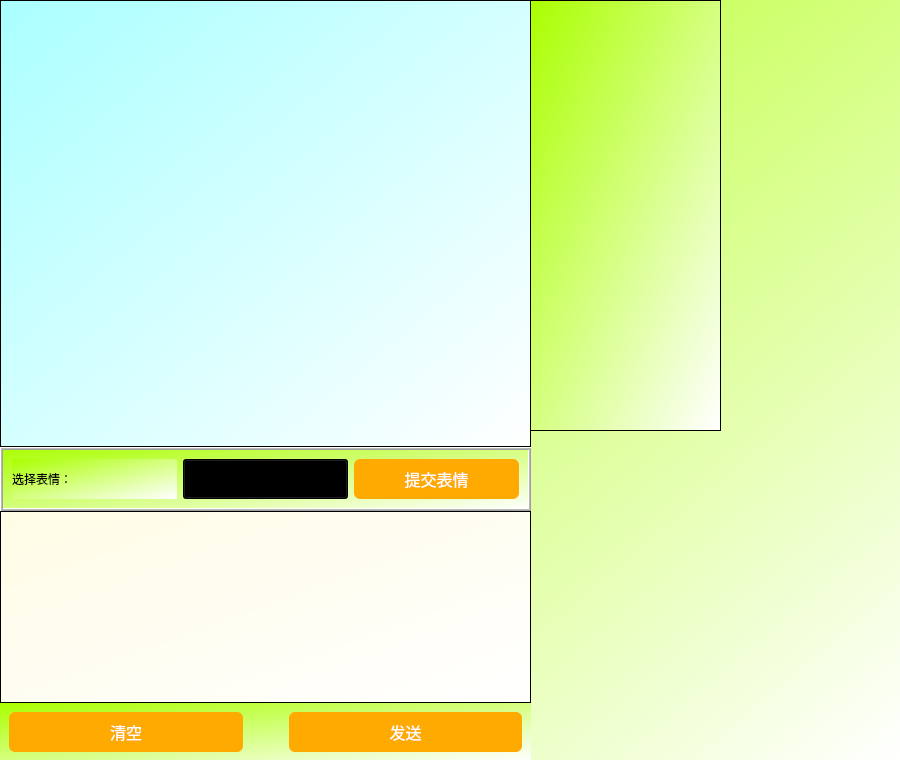
<?xml version="1.0" encoding="UTF-8"?>
<ui version="4.0">
 <class>chatClient</class>
 <widget class="QWidget" name="chatClient">
  <property name="geometry">
   <rect>
    <x>0</x>
    <y>0</y>
    <width>900</width>
    <height>760</height>
   </rect>
  </property>
  <property name="minimumSize">
   <size>
    <width>900</width>
    <height>760</height>
   </size>
  </property>
  <property name="maximumSize">
   <size>
    <width>900</width>
    <height>760</height>
   </size>
  </property>
  <property name="windowTitle">
   <string>Form</string>
  </property>
  <property name="styleSheet">
   <string notr="true">QWidget{ background-color:qlineargradient(spread:pad, x1:0, y1:0, x2:1, y2:1, stop:0 rgba(170, 255, 0, 255), stop:1 rgba(255, 255, 255, 255));}


QPushButton{border-radius:6;min-height:40;min-width:60;
background-color:rgb(255, 170, 0);color:white;
font-family:&quot;黑体&quot;;font-size:16px;}


</string>
  </property>
  <widget class="QWidget" name="widget_2" native="true">
   <property name="geometry">
    <rect>
     <x>0</x>
     <y>0</y>
     <width>531</width>
     <height>761</height>
    </rect>
   </property>
   <layout class="QVBoxLayout" name="verticalLayout" stretch="8,0,0,0">
    <property name="spacing">
     <number>0</number>
    </property>
    <property name="leftMargin">
     <number>0</number>
    </property>
    <property name="topMargin">
     <number>0</number>
    </property>
    <property name="rightMargin">
     <number>0</number>
    </property>
    <property name="bottomMargin">
     <number>0</number>
    </property>
    <item>
     <widget class="QTextBrowser" name="textBrowser">
      <property name="styleSheet">
       <string notr="true">background-color:qlineargradient(spread:pad, x1:0, y1:0, x2:1, y2:1, stop:0 rgba(170, 255, 255, 255), stop:1 rgba(255, 255, 255, 255))</string>
      </property>
     </widget>
    </item>
    <item>
     <widget class="QFrame" name="frame">
      <property name="frameShape">
       <enum>QFrame::Box</enum>
      </property>
      <property name="frameShadow">
       <enum>QFrame::Raised</enum>
      </property>
      <property name="midLineWidth">
       <number>1</number>
      </property>
      <layout class="QHBoxLayout" name="horizontalLayout">
       <item>
        <widget class="QLabel" name="label">
         <property name="text">
          <string>选择表情：</string>
         </property>
        </widget>
       </item>
       <item>
        <widget class="QComboBox" name="comboBox">
         <property name="minimumSize">
          <size>
           <width>0</width>
           <height>40</height>
          </size>
         </property>
        </widget>
       </item>
       <item>
        <widget class="QPushButton" name="pushButton_3">
         <property name="text">
          <string>提交表情</string>
         </property>
        </widget>
       </item>
      </layout>
     </widget>
    </item>
    <item>
     <widget class="QTextEdit" name="textEdit">
      <property name="styleSheet">
       <string notr="true">background-color:qlineargradient(spread:pad, x1:0, y1:0, x2:1, y2:1, stop:0 rgba(255, 252, 229, 255), stop:1 rgba(255, 255, 255, 255))</string>
      </property>
     </widget>
    </item>
    <item>
     <widget class="QWidget" name="widget" native="true">
      <layout class="QHBoxLayout" name="horizontalLayout_2">
       <item>
        <widget class="QPushButton" name="pushButton">
         <property name="text">
          <string>清空</string>
         </property>
        </widget>
       </item>
       <item>
        <spacer name="horizontalSpacer">
         <property name="orientation">
          <enum>Qt::Horizontal</enum>
         </property>
         <property name="sizeType">
          <enum>QSizePolicy::Preferred</enum>
         </property>
         <property name="sizeHint" stdset="0">
          <size>
           <width>40</width>
           <height>20</height>
          </size>
         </property>
        </spacer>
       </item>
       <item>
        <widget class="QPushButton" name="pushButton_2">
         <property name="text">
          <string>发送</string>
         </property>
        </widget>
       </item>
      </layout>
     </widget>
    </item>
   </layout>
  </widget>
  <widget class="QListView" name="listView">
   <property name="geometry">
    <rect>
     <x>530</x>
     <y>0</y>
     <width>191</width>
     <height>431</height>
    </rect>
   </property>
  </widget>
 </widget>
 <resources/>
 <connections/>
</ui>
